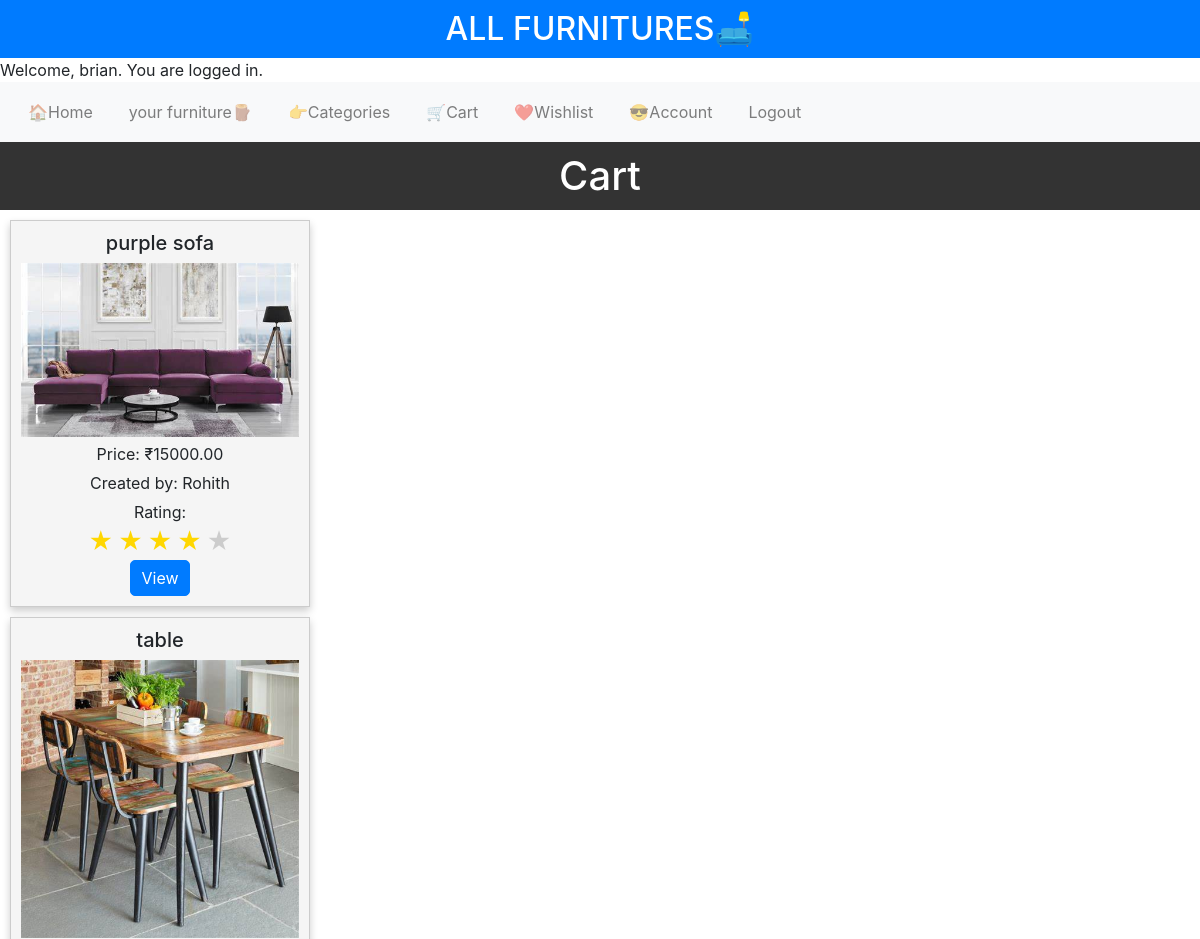
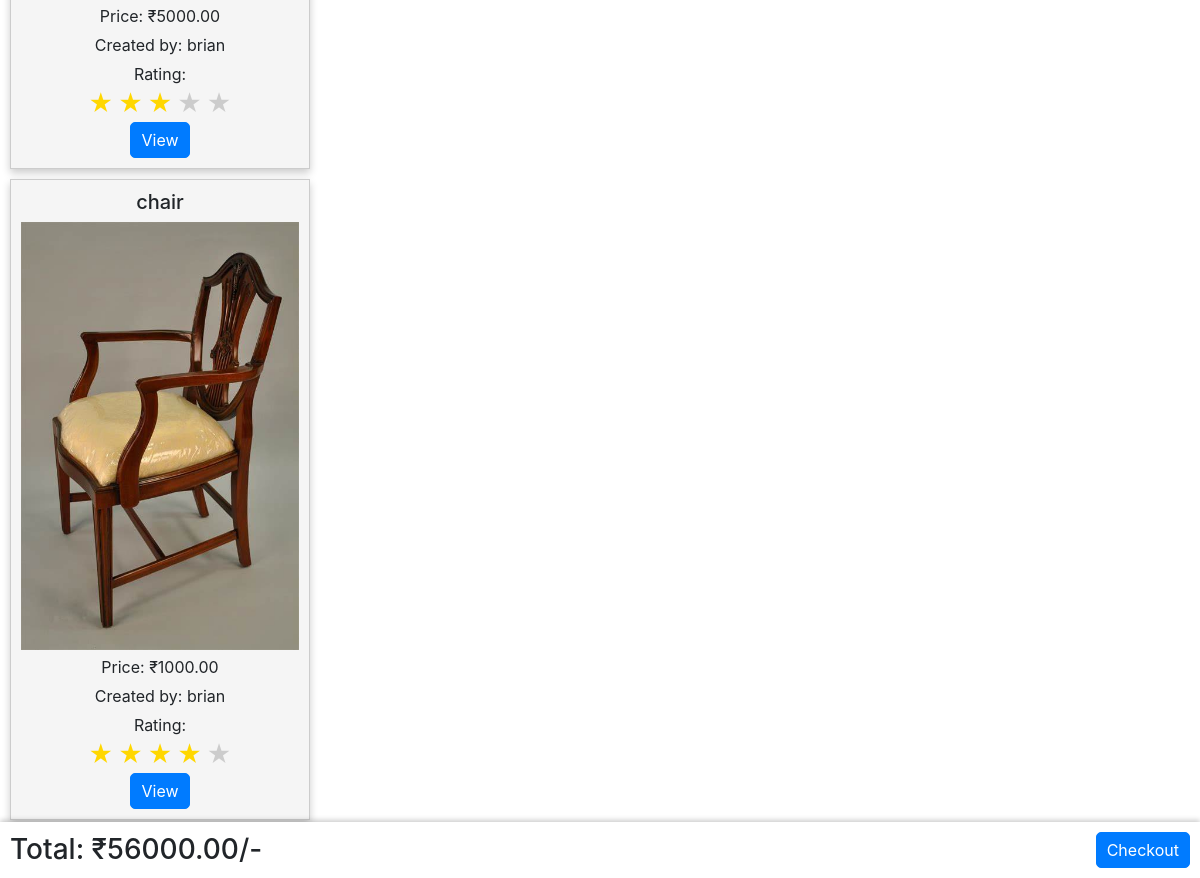
/Cart (signed in), run on the app's committed database (2 pictures, top to bottom).
### allfurnitures/models.py (models this page shows, shortened)
class User(AbstractUser):
    wishlist = models.ManyToManyField("Furniture", blank=True, related_name="wishlists")
    image = models.ImageField(upload_to='users', default='allfurnitures/users/default.jpg')
    mobile=models.CharField(max_length=10,blank=True)

class Cart(models.Model):
    user = models.ForeignKey(User, on_delete=models.CASCADE, related_name="carts")
    furniture = models.ForeignKey(Furniture, on_delete=models.CASCADE, related_name="carts")
    quantity = models.IntegerField(default=1)

class Furniture(models.Model):
    name = models.CharField(max_length=64)
    price = models.DecimalField(max_digits=10, decimal_places=2)
    description = models.TextField()
    image = models.ImageField(upload_to='furnitures', default='allfurnitures/furnitures/default.jpg')
    category = models.CharField(max_length=64)
    user = models.ForeignKey(User, on_delete=models.CASCADE, related_name="furnitures")
    date = models.DateTimeField(auto_now_add=True)
    rating = models.DecimalField(max_digits=2, decimal_places=1, default=0)

### allfurnitures/views.py (the view, shortened to what this page needs)
# urls.py: path("Cart",views.cart,name="Cart"),
@login_required
def cart(request):
    if request.method=="GET":
        carts= request.user.carts.all()
        bill= sum([cart.furniture.price*cart.quantity for cart in carts])
        return render(request, "allfurnitures/cart.html",{
            "carts": request.user.carts.all(),
            "bill": bill
        })

### allfurnitures/templates/allfurnitures/cart.html
{% extends "allfurnitures/layout.html" %}
{% load static %}
{% block body %}
<div>
    <h1>Cart</h1>
    {% for cart in carts %}
    <div class="card_body">
        <h3>{{ cart.furniture.name }}</h3>
        <span>
            <img src="{{ cart.furniture.image.url }}" alt="{{ cart.furniture.name }}">
        </span>
        <p>Price: ₹{{ cart.furniture.price }}</p>
        <p>Created by: {{ cart.furniture.user }}</p>
        <div>Rating: <div class="star-rating" >
            <div class="stars" id="star_rating" data-rating="{{ cart.furniture.rating }}">
              <span class="star">&#9733;</span>
              <span class="star">&#9733;</span>
              <span class="star">&#9733;</span>
              <span class="star">&#9733;</span>
              <span class="star">&#9733;</span>
            </div>
          </div></div>
        <a href="{% url 'furnituredetails' cart.furniture.id %}"  class="btn btn-primary" >View</a>
    </div>
    {% endfor %}
    <br>
    <br>
    <div id="show_bill">
        <h3>Total: ₹{{ bill }}/-</h3>
        <a href="#" class="btn btn-primary">Checkout</a>
    </div>
</div>
{% endblock %}
{% block script %}
 <link href="{% static 'allfurnitures/cart.css' %}" rel="stylesheet" >
{% endblock %}

### allfurnitures/templates/allfurnitures/layout.html (shortened to what this page needs)
{% load static %}
<!DOCTYPE html>
<html lang="en">
<head>
    <link rel="stylesheet" href="https://maxcdn.bootstrapcdn.com/bootstrap/4.5.2/css/bootstrap.min.css">
    <link href="{% static 'allfurnitures/styles.css' %}" rel="stylesheet">
    {% block script %}
    {% endblock %}
</head>
<body>
    <h2>ALL FURNITURES🛋️</h2>
    {% if user.is_authenticated %}
        <p>Welcome, {{ user.username }}. You are logged in.</p>
        <nav class="navbar navbar-expand-lg navbar-light bg-light">
        <ul class="navbar-nav mr-auto">
            <li class="nav-item" ><a class="nav-link" href="{% url 'index' %}">🏠Home</a></li>
            <li class="nav-item"><a class="nav-link" href="{% url 'yourfurniture' %}">your furniture🪵</a></li>
            <li class="nav-item"><a class="nav-link" href="{% url 'categories' %}">👉Categories</a></li>
            <li class="nav-item"><a class="nav-link" href="{% url 'Cart' %}">🛒Cart</a></li>
            <li class="nav-item"><a class="nav-link" href="{% url 'wishlist' %}">❤️Wishlist</a></li>
            <li class="nav-item"><a class="nav-link" href="{% url 'Account' %}">😎Account</a></li>
            <li class="nav-item"><a  class="nav-link" href="{% url 'logout' %}" >Logout</a></li>
        </ul>
        </nav>
     {% else %}
        <a href="{% url 'login' %}" class="btn btn-primary">Login</a>
        <a href="{% url 'register' %}" class="btn btn-primary">Register</a>
    {% endif %}
    {% block body %}
    {% endblock %}
</body>
</html>

### allfurnitures/static/allfurnitures/styles.css (style rules this page uses)
body, h2, p { margin: 0; padding: 0; }
h2 { background-color: #007BFF; color: #fff; padding: 10px; text-align: center; }
.navbar { background-color: #f8f9fa; padding: 10px; }
.navbar ul { list-style: none; display: flex; justify-content: center; margin: 0; padding: 0; }
.navbar li { margin: 0 10px; }
.card_body { width: 300px; padding: 10px; border: 1px solid #ccc; margin: 10px; text-align: center; background-color: #fff; box-shadow: 0 4px 8px rgba(0, 0, 0, 0.2); }
.card_body h3 { font-size: 20px; }
.card_body img { max-width: 100%; height: auto; }
.card_body p { margin: 5px 0; }
.btn-primary { background-color: #007BFF; color: #fff; padding: 5px 10px; text-decoration: none; border-radius: 5px; transition: background-color 0.3s; }
.star-rating .stars .star { color: #cccccc; font-size: 24px; }
.star-rating .stars .star.active { color: gold; }

### allfurnitures/static/allfurnitures/cart.css (style rules this page uses)
body, h1, p { margin: 0; padding: 0; }
h1 { background-color: #333; color: #fff; padding: 10px; text-align: center; }
.card_body { width: 300px; padding: 10px; border: 1px solid #ccc; margin: 10px; text-align: center; background-color: #f5f5f5; box-shadow: 0 4px 8px rgba(0, 0, 0, 0.2); }
.card_body h3 { font-size: 20px; }
.card_body img { max-width: 100%; height: auto; }
.card_body p { margin: 5px 0; }
.btn-primary { background-color: #007BFF; color: #fff; padding: 5px 10px; text-decoration: none; border-radius: 5px; transition: background-color 0.3s; }
#show_bill { position: fixed; bottom: 0; left: 0; width: 100%; background-color: #fff; padding: 10px; box-shadow: 0 -2px 5px rgba(0, 0, 0, 0.2); display: flex; justify-content: space-between; align-items: center; }
#show_bill h3 { margin: 0; }

### data on the page
User: username "brian"
Cart: furniture.name "purple sofa", furniture.image (picture), furniture.price "15000.00", furniture.user "Rohith"
Cart: furniture.name "table", furniture.image (picture), furniture.price "5000.00", furniture.user "brian"
Cart: furniture.name "chair", furniture.image (picture), furniture.price "1000.00", furniture.user "brian"

### other printed values
{{ bill }} "56000.00"
